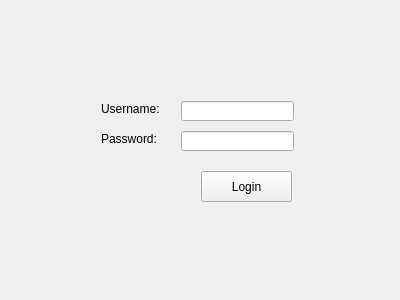
<?xml version="1.0" encoding="UTF-8"?>
<ui version="4.0">
 <class>MainWindow</class>
 <widget class="QMainWindow" name="MainWindow">
  <property name="geometry">
   <rect>
    <x>0</x>
    <y>0</y>
    <width>400</width>
    <height>300</height>
   </rect>
  </property>
  <property name="windowTitle">
   <string>MainWindow</string>
  </property>
  <widget class="QWidget" name="centralWidget">
   <layout class="QVBoxLayout" name="verticalLayout">
    <item>
     <widget class="QStackedWidget" name="stackedWidget">
      <property name="currentIndex">
       <number>0</number>
      </property>
      <widget class="QWidget" name="page">
       <widget class="QLabel" name="label_2">
        <property name="geometry">
         <rect>
          <x>90</x>
          <y>120</y>
          <width>71</width>
          <height>16</height>
         </rect>
        </property>
        <property name="text">
         <string>Password:</string>
        </property>
       </widget>
       <widget class="QLabel" name="label">
        <property name="geometry">
         <rect>
          <x>90</x>
          <y>90</y>
          <width>81</width>
          <height>16</height>
         </rect>
        </property>
        <property name="text">
         <string>Username:</string>
        </property>
       </widget>
       <widget class="QLineEdit" name="password">
        <property name="geometry">
         <rect>
          <x>170</x>
          <y>120</y>
          <width>113</width>
          <height>20</height>
         </rect>
        </property>
        <property name="echoMode">
         <enum>QLineEdit::Password</enum>
        </property>
       </widget>
       <widget class="QLineEdit" name="username">
        <property name="geometry">
         <rect>
          <x>170</x>
          <y>90</y>
          <width>113</width>
          <height>20</height>
         </rect>
        </property>
       </widget>
       <widget class="QPushButton" name="loginButton">
        <property name="geometry">
         <rect>
          <x>190</x>
          <y>160</y>
          <width>91</width>
          <height>31</height>
         </rect>
        </property>
        <property name="text">
         <string>Login</string>
        </property>
       </widget>
      </widget>
      <widget class="QWidget" name="page_2">
       <widget class="QPushButton" name="logoutButton">
        <property name="geometry">
         <rect>
          <x>240</x>
          <y>190</y>
          <width>91</width>
          <height>31</height>
         </rect>
        </property>
        <property name="text">
         <string>Log Out</string>
        </property>
       </widget>
       <widget class="QLabel" name="label_3">
        <property name="geometry">
         <rect>
          <x>80</x>
          <y>60</y>
          <width>51</width>
          <height>16</height>
         </rect>
        </property>
        <property name="text">
         <string>Name:</string>
        </property>
       </widget>
       <widget class="QLabel" name="label_4">
        <property name="geometry">
         <rect>
          <x>80</x>
          <y>80</y>
          <width>51</width>
          <height>16</height>
         </rect>
        </property>
        <property name="text">
         <string>Age:</string>
        </property>
       </widget>
       <widget class="QLabel" name="label_5">
        <property name="geometry">
         <rect>
          <x>80</x>
          <y>100</y>
          <width>61</width>
          <height>16</height>
         </rect>
        </property>
        <property name="text">
         <string>Gender:</string>
        </property>
       </widget>
       <widget class="QLabel" name="label_6">
        <property name="geometry">
         <rect>
          <x>80</x>
          <y>120</y>
          <width>61</width>
          <height>16</height>
         </rect>
        </property>
        <property name="text">
         <string>Married:</string>
        </property>
       </widget>
       <widget class="QLabel" name="name">
        <property name="geometry">
         <rect>
          <x>140</x>
          <y>60</y>
          <width>71</width>
          <height>16</height>
         </rect>
        </property>
        <property name="text">
         <string>TextLabel</string>
        </property>
       </widget>
       <widget class="QLabel" name="age">
        <property name="geometry">
         <rect>
          <x>140</x>
          <y>80</y>
          <width>71</width>
          <height>16</height>
         </rect>
        </property>
        <property name="text">
         <string>TextLabel</string>
        </property>
       </widget>
       <widget class="QLabel" name="gender">
        <property name="geometry">
         <rect>
          <x>140</x>
          <y>100</y>
          <width>71</width>
          <height>16</height>
         </rect>
        </property>
        <property name="text">
         <string>TextLabel</string>
        </property>
       </widget>
       <widget class="QLabel" name="married">
        <property name="geometry">
         <rect>
          <x>140</x>
          <y>120</y>
          <width>71</width>
          <height>16</height>
         </rect>
        </property>
        <property name="text">
         <string>TextLabel</string>
        </property>
       </widget>
      </widget>
     </widget>
    </item>
   </layout>
  </widget>
 </widget>
 <layoutdefault spacing="6" margin="11"/>
 <tabstops>
  <tabstop>username</tabstop>
  <tabstop>password</tabstop>
  <tabstop>loginButton</tabstop>
  <tabstop>logoutButton</tabstop>
 </tabstops>
 <resources/>
 <connections/>
</ui>
